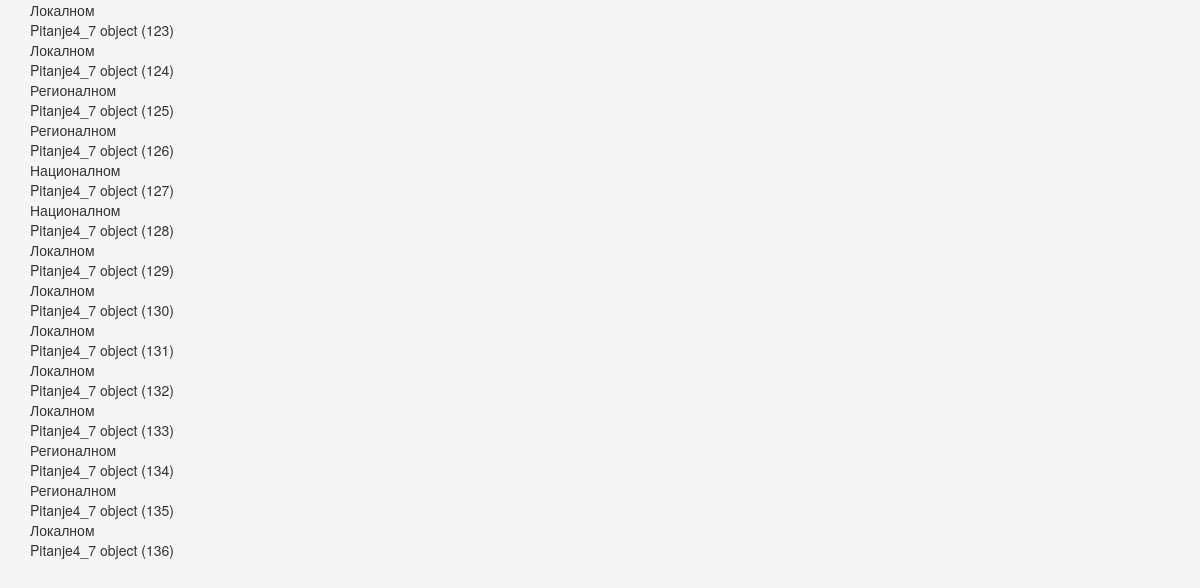
Screenshot of /pitanja/test with the database file from the repository.
### pitanja/models.py (models this page shows, shortened)
class SveobuhvatniModel(models.Model):
	Prva_sekcija = models.ForeignKey('OrganizacijaOsnovniPodaci', unique = True)
	Druga_sekcija = models.ForeignKey('KadroviInfrastruktura', unique = True)
	Treca_sekcija = models.ForeignKey('ProstorniPodaci', unique = True)
	Cetvrta_sekcija = models.ForeignKey('SaradnjaIzmedjuSubjekata', unique = True)
	Peta_sekcija = models.ForeignKey('StandardizacijaOtvorenihPodataka', unique = True)

class OrganizacijaOsnovniPodaci(models.Model):
	Naziv_organizacije = models.CharField(max_length=40, verbose_name='Назив организације')
	Adresa = models.CharField(max_length=50, verbose_name='Адреса', help_text="Место, Улица и број")
	Internet_sajt = models.URLField(verbose_name='Интернет сајт', help_text="Линк ка сајту")
	E_mail = models.EmailField(verbose_name='Е-адреса')
	Telefon = models.CharField(max_length=13, verbose_name='Телефон', help_text="У формату: 011/98-76-543")
	Vrsta_organizacije = models.CharField(max_length=90, choices=Sekcija1_5_Format_Vrsta_Organizacije_Choices, verbose_name='Врста организације')
	Vrsta_organizacije_drugo = models.CharField(max_length = 100, verbose_name="Врста организације друго",null=True, blank=True)
	Glavna_strucna_oblast_vase_organizacije = MultiSelectField(max_length=200, choices=Sekcija1_6_Strucna_Oblast_Organizacije_Choices , verbose_name='Главна стручна област Ваше организације')
	Glavna_strucna_oblast_vase_organizacije_ostalo = models.CharField(max_length = 100, verbose_name="Главна стручна област ваше организације друго",null=True, blank=True)
	Na_kom_teritorijalnom_nivu_vasa_organizacija_obavlja_delatnost = models.CharField(max_length=15, choices=Sekcija1_6_Teritorijalni_Nivo_Organizacije_Choices, verbose_name='На ком територијалном нивоу Ваша организација обавља делатност')
	Kako_se_vasa_organizacija_finansira = MultiSelectField(max_length=200, choices=Sekcija1_6_Finansiranje_Organizacije_Choices, verbose_name='Како се ваша организација финансира')
	Kako_se_vasa_organizacija_finansira_ostalo = models.CharField(max_length = 100, verbose_name="Како се ваша организација финансира остало",null=True, blank=True)
	Kontakt_osoba = models.CharField(max_length=40, verbose_name='Контакт особа', help_text="Име и презиме")
	Telefon_kontakt_osobe = models.CharField(max_length=13, verbose_name='Телефон контакт особе', help_text="У формату: 064/12-34-230")
	E_mail_kontakt_osobe = models.EmailField(verbose_name='Е-адреса')

class SaradnjaIzmedjuSubjekata(models.Model):
	Na_koji_nacin_obezbedjujete_podatke_za_svoje_potrebe = MultiSelectField(max_length = 200, choices = Selekcija4_1_Obezbedjivanje_Podataka_Choices)
	Na_koji_nacin_obezbedjujete_podatke_za_svoje_potrebe_drugo = models.CharField(max_length=100, verbose_name="На који начин обезбеђујете податке за своје потребе друго", null=True, blank=True)
	Na_koji_nacin_saradjujete_sa_drugim_organizacijama_pri_razmeni = MultiSelectField(max_length = 200, choices = Selekcija4_2_saradnja_Razmena_Choices)
	Na_koji_nacin_saradjujete_sa_drugim_organizacijama_pri_razmeni_drugo = models.CharField(max_length=100, verbose_name="На који начин сарађујете са другим организацијама при размени података друго", null=True, blank=True)
	Ko_su_korisnici_vasih_proizvoda = MultiSelectField(max_length = 200, choices = Selekcija4_3_Korisnici_Proizvoda_Choices)
	Ko_su_korisnici_vasih_proizvoda_drugo = models.CharField(max_length=100, verbose_name="Ко су корисници Ваших производа друго", null=True, blank=True)
	Koja_je_cenovna_politika_za_geopodatke = MultiSelectField(max_length = 1000, choices = Selekcija4_4_Cene_Geopodaci_Choices)
	Model_odredjivanja_cene = MultiSelectField(max_length = 200, choices = Selekcija4_5_Cene_Podataka)
	Model_odredjivanja_cene_drugo = models.CharField(max_length=100, verbose_name="Модел одређивања цене друго", null=True, blank=True)
	Kojem_modelu_finansiranja_NGIPA_treba_teziti = MultiSelectField(max_length = 200, choices = Selekcija4_6_Model_Finansiranja)
	Kojem_modelu_finansiranja_NGIPA_treba_teziti_drugo = models.CharField(max_length=100, verbose_name="Којем моделу финансирања НИГП-а треба тежити друго", null=True, blank=True)
	Uloga_nacionalnog_geoportala = models.ForeignKey('Pitanje4_7')
	Da_li_Podrzavate_razmenu_podataka_preko_portala_e_placanje = models.CharField(max_length = 100, choices = (('Da', 'Да, подржавамо'),('Ne', 'Не, не подржавамо')), null=True, blank=True)
	Da_li_postoji_prepreka_razmeni_preko_portala_e_placanje = models.TextField()
	Problemi_prilikom_nabavke_geopodataka = MultiSelectField(max_length = 200, choices = Selekcija4_10_Problemi_Nabavka_Choices)
	Problemi_prilikom_nabavke_geopodataka_drugo = models.CharField(max_length=100, verbose_name="Проблеми приликом набавке геоподатака друго", null=True, blank=True)
	Jedinstveni = models.CharField(max_length = 100, null=True, blank=True)

class Pitanje4_7(models.Model):
	Postojanje_nacionalnog_geoportala = models.CharField(max_length = 100, choices = Sekcija3_4_Univerzalni_Za_Sve_Choices)
	Razvoj_nacionalnog_geoportala = models.CharField(max_length = 100, choices = Sekcija3_4_Univerzalni_Za_Sve_Choices)
	Razmena_podataka_preko_nacionalnog_geoportala = models.CharField(max_length = 100, choices = Sekcija3_4_Univerzalni_Za_Sve_Choices)
	Usaglasavanje_podataka = models.CharField(max_length = 100, choices = Sekcija3_4_Univerzalni_Za_Sve_Choices)
	Interoperabilnost_podataka = models.CharField(max_length = 100, choices = Sekcija3_4_Univerzalni_Za_Sve_Choices)
	Javni_uvid_i_javna_dostupnost = models.CharField(max_length = 100, choices = Sekcija3_4_Univerzalni_Za_Sve_Choices)
	Servis_Za_Pronalazenje = models.CharField(max_length = 100, choices = Sekcija3_4_Univerzalni_Za_Sve_Choices)
	Servis_Za_Pregled = models.CharField(max_length = 100, choices = Sekcija3_4_Univerzalni_Za_Sve_Choices)
	Servis_Za_Preuzimanje = models.CharField(max_length = 100, choices = Sekcija3_4_Univerzalni_Za_Sve_Choices)
	Servis_Za_Transformaciju = models.CharField(max_length = 100, choices = Sekcija3_4_Univerzalni_Za_Sve_Choices)
	Servis_za_povezivanje_mreznih_servisa = models.CharField(max_length = 100, choices = Sekcija3_4_Univerzalni_Za_Sve_Choices)
	Jedinstveni = models.CharField(max_length = 100, null=True, blank=True)

### pitanja/views.py (the view)
def test(request):
	all = SveobuhvatniModel.objects.all()
	return render(request, 'pitanja/moje.html', {'all':all})

### pitanja/templates/pitanja/moje.html (shortened to what this page needs)
{% extends 'pitanja/template.html' %}
{% load crispy_forms_tags %}
{% load widget_tweaks %}
{% block content %}
<div class="container">
    {% for i in all %}
            {{i.Prva_sekcija.Na_kom_teritorijalnom_nivu_vasa_organizacija_obavlja_delatnost }}<br>
            {{i.Cetvrta_sekcija.Uloga_nacionalnog_geoportala}}<br>
    {% endfor %}
</div>
{% endblock content %}

### pitanja/templates/pitanja/template.html (shortened to what this page needs)
{% load staticfiles %}
<!DOCTYPE html>
<html lang="en">
<head>
  <link rel="stylesheet" href="https://maxcdn.bootstrapcdn.com/bootstrap/3.3.7/css/bootstrap.min.css">
  <link rel="stylesheet" href="https://cdnjs.cloudflare.com/ajax/libs/bootstrap-multiselect/0.9.13/css/bootstrap-multiselect.css">
  <link rel="stylesheet" href="{% static 'css/upitnik.css' %}">
  <link rel="stylesheet" href="https://cdnjs.cloudflare.com/ajax/libs/bootstrap-select/1.7.5/css/bootstrap-select.min.css">
</head>
<body>
{% block content %}{% endblock content %}
</body>
</html>

### pitanja/static/css/upitnik.css (style rules this page uses)
body { background-color: whitesmoke; }
div { margin-bottom: 5px; }

### rows the page displays
SveobuhvatniModel: Prva_sekcija.Na_kom_teritorijalnom_nivu_vasa_organizacija_obavlja_delatnost "Локалном", Cetvrta_sekcija.Uloga_nacionalnog_geoportala "Pitanje4_7 object (123)"
SveobuhvatniModel: Prva_sekcija.Na_kom_teritorijalnom_nivu_vasa_organizacija_obavlja_delatnost "Локалном", Cetvrta_sekcija.Uloga_nacionalnog_geoportala "Pitanje4_7 object (124)"
SveobuhvatniModel: Prva_sekcija.Na_kom_teritorijalnom_nivu_vasa_organizacija_obavlja_delatnost "Регионалном", Cetvrta_sekcija.Uloga_nacionalnog_geoportala "Pitanje4_7 object (125)"
SveobuhvatniModel: Prva_sekcija.Na_kom_teritorijalnom_nivu_vasa_organizacija_obavlja_delatnost "Регионалном", Cetvrta_sekcija.Uloga_nacionalnog_geoportala "Pitanje4_7 object (126)"
SveobuhvatniModel: Prva_sekcija.Na_kom_teritorijalnom_nivu_vasa_organizacija_obavlja_delatnost "Националном", Cetvrta_sekcija.Uloga_nacionalnog_geoportala "Pitanje4_7 object (127)"
SveobuhvatniModel: Prva_sekcija.Na_kom_teritorijalnom_nivu_vasa_organizacija_obavlja_delatnost "Националном", Cetvrta_sekcija.Uloga_nacionalnog_geoportala "Pitanje4_7 object (128)"
SveobuhvatniModel: Prva_sekcija.Na_kom_teritorijalnom_nivu_vasa_organizacija_obavlja_delatnost "Локалном", Cetvrta_sekcija.Uloga_nacionalnog_geoportala "Pitanje4_7 object (129)"
SveobuhvatniModel: Prva_sekcija.Na_kom_teritorijalnom_nivu_vasa_organizacija_obavlja_delatnost "Локалном", Cetvrta_sekcija.Uloga_nacionalnog_geoportala "Pitanje4_7 object (130)"
SveobuhvatniModel: Prva_sekcija.Na_kom_teritorijalnom_nivu_vasa_organizacija_obavlja_delatnost "Локалном", Cetvrta_sekcija.Uloga_nacionalnog_geoportala "Pitanje4_7 object (131)"
SveobuhvatniModel: Prva_sekcija.Na_kom_teritorijalnom_nivu_vasa_organizacija_obavlja_delatnost "Локалном", Cetvrta_sekcija.Uloga_nacionalnog_geoportala "Pitanje4_7 object (132)"
SveobuhvatniModel: Prva_sekcija.Na_kom_teritorijalnom_nivu_vasa_organizacija_obavlja_delatnost "Локалном", Cetvrta_sekcija.Uloga_nacionalnog_geoportala "Pitanje4_7 object (133)"
SveobuhvatniModel: Prva_sekcija.Na_kom_teritorijalnom_nivu_vasa_organizacija_obavlja_delatnost "Регионалном", Cetvrta_sekcija.Uloga_nacionalnog_geoportala "Pitanje4_7 object (134)"
SveobuhvatniModel: Prva_sekcija.Na_kom_teritorijalnom_nivu_vasa_organizacija_obavlja_delatnost "Регионалном", Cetvrta_sekcija.Uloga_nacionalnog_geoportala "Pitanje4_7 object (135)"
SveobuhvatniModel: Prva_sekcija.Na_kom_teritorijalnom_nivu_vasa_organizacija_obavlja_delatnost "Локалном", Cetvrta_sekcija.Uloga_nacionalnog_geoportala "Pitanje4_7 object (136)"
